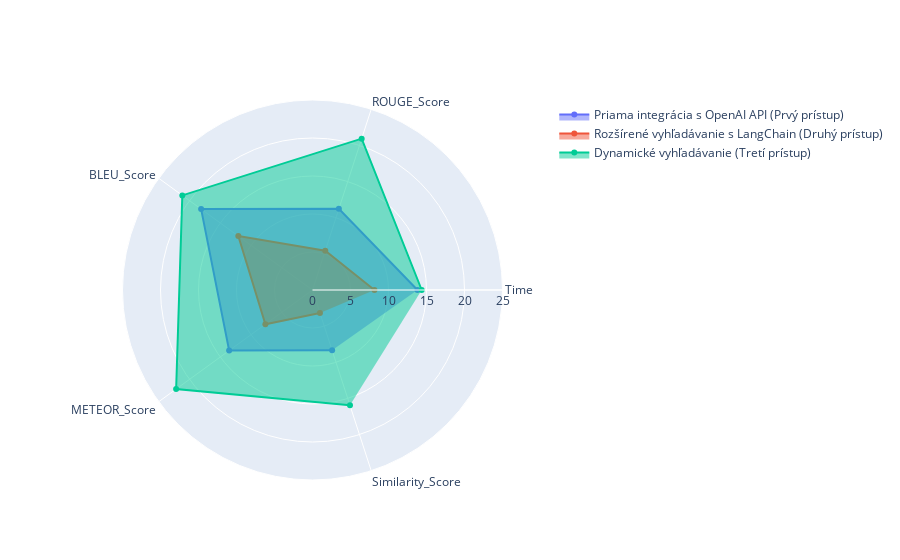

The notebook cell saved with this chart:
### Code cell
import plotly.graph_objects as go

categories = ['Time','ROUGE_Score','BLEU_Score',
              'METEOR_Score', 'Similarity_Score']

fig = go.Figure()

fig.add_trace(go.Scatterpolar(
      r=[13.810143, (0.112301	*100), (0.181143*100), (0.135572*100),(0.083492	*100)],
      theta=categories,
      fill='toself',
      name='Priama integrácia s OpenAI API (Prvý prístup)'
))
fig.add_trace(go.Scatterpolar(
      r=[8.147847, 0.054367*100,0.12065*100, 0.076617*100, 0.031739*100],
      theta=categories,
      fill='toself',
      name='Rozšírené vyhľadávanie s LangChain (Druhý prístup)'
))

fig.add_trace(go.Scatterpolar(
      r=[14.36799, 0.209367*100, 0.211747	*100,0.221799*100, 0.159559*100],
      theta=categories,
      fill='toself',
      name='Dynamické vyhľadávanie (Tretí prístup)'
))



fig.update_layout(
  polar=dict(
    radialaxis=dict(
      visible=True,
      range=[0, 25]
    )),
  showlegend=True
)

fig.show()

### Figure 1 — Plotly figure (JSON) as saved in the notebook; plotly's stock layout.template omitted (floating-point values rounded to 4 significant figures)
{"data": [{"fill": "toself", "name": "Priama integrácia s OpenAI API (Prvý prístup)", "r": [13.81, 11.23, 18.11, 13.56, 8.349], "theta": ["Time", "ROUGE_Score", "BLEU_Score", "METEOR_Score", "Similarity_Score"], "type": "scatterpolar"}, {"fill": "toself", "name": "Rozšírené vyhľadávanie s LangChain (Druhý prístup)", "r": [8.148, 5.437, 12.06, 7.662, 3.174], "theta": ["Time", "ROUGE_Score", "BLEU_Score", "METEOR_Score", "Similarity_Score"], "type": "scatterpolar"}, {"fill": "toself", "name": "Dynamické vyhľadávanie (Tretí prístup)", "r": [14.37, 20.94, 21.17, 22.18, 15.96], "theta": ["Time", "ROUGE_Score", "BLEU_Score", "METEOR_Score", "Similarity_Score"], "type": "scatterpolar"}], "layout": {"polar": {"radialaxis": {"range": [0, 25], "visible": true}}, "showlegend": true}}
